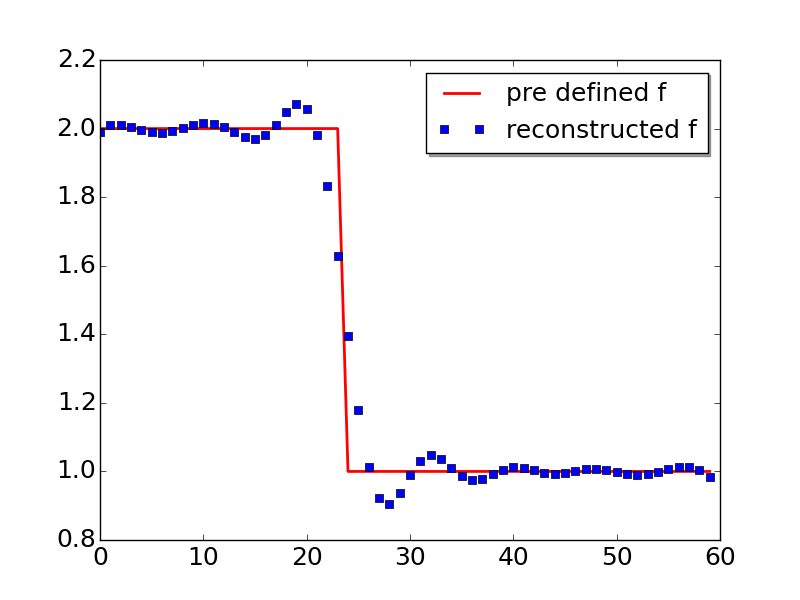

Generate this figure with Python:
__author__ = 'yutongpang'
import sys
sys.path.append('/Users/yutongpang/PycharmProjects/InverseProblemPackage')
from pythonCore.svd import SVDRegularization
from pythonCore.GeoPhysics import GeoPhysicsBase
import matplotlib.pyplot as plt
import numpy as np

def plot_tsvd_plot(matrix_size):
    geophysics = GeoPhysicsBase(matrix_size, 0.25)
    noise = np.random.normal(0,0.0001, matrix_size)
    g = geophysics.g + noise
    svdregularization = SVDRegularization(geophysics.A, g)
    s, utb, utbs = svdregularization.get_picatd_parameter()
    x = np.arange(matrix_size)
    plt.plot(x, geophysics.fexact, 'r', linewidth=2, label='pre defined f')
    plt.plot(x, svdregularization.reconstruct_with_tikhonov(1E-3), 'bs', linewidth=2, label='reconstructed f')
    plt.tick_params(axis='both', which='major', labelsize=18)
    plt.legend(loc='upper right', shadow=True, fontsize='18')
    plt.show()

if __name__ == '__main__':
    plot_tsvd_plot(60)
